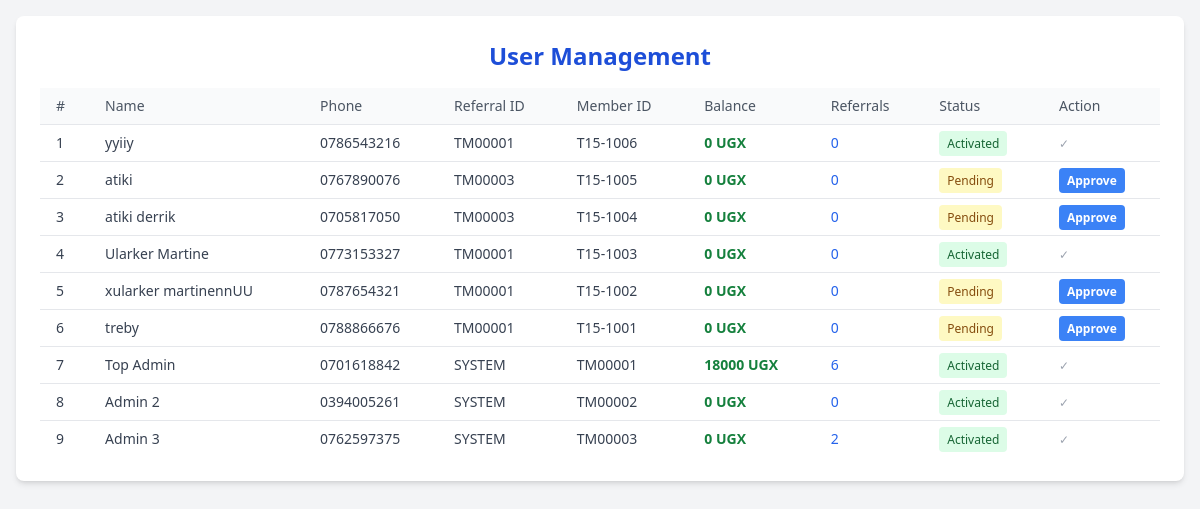
Page /admin/user-management (signed in) on the earlier database version.
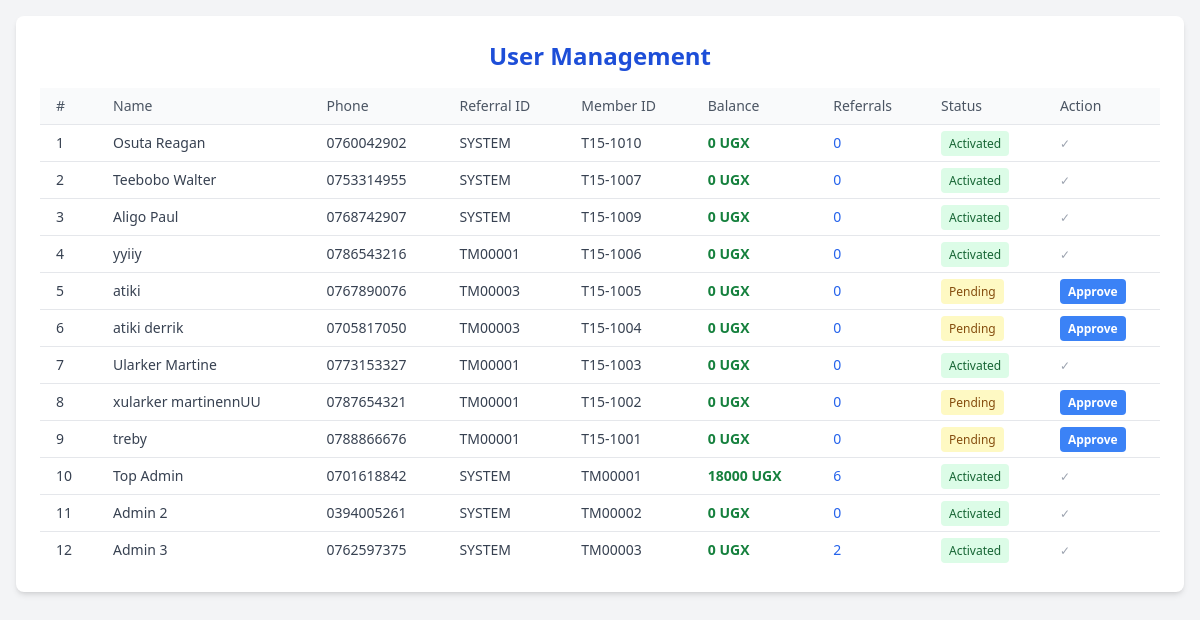
Same page on the later database version.
### tables this page shows
CREATE TABLE users
                     (id INTEGER PRIMARY KEY AUTOINCREMENT,
                      fullname TEXT NOT NULL,
                      phone TEXT NOT NULL UNIQUE,
                      referral_id TEXT NOT NULL,
                      password TEXT NOT NULL,
                      is_active INTEGER DEFAULT 1,
                      balance INTEGER DEFAULT 0,
                      member_id TEXT UNIQUE,
                      registration_date TEXT,
                      activated_by TEXT,
                      activation_date TEXT,
                      is_admin INTEGER DEFAULT 0);

### app.py (the view)
@app.route('/admin/user-management')
@admin_login_required
def admin_user_management():
    with get_db_connection() as conn:
        c = conn.cursor()
        c.execute('''SELECT u.*, COUNT(r.referred_id) as referrals_count
                     FROM users u
                     LEFT JOIN referrals r ON u.id = r.referrer_id
                     GROUP BY u.id
                     ORDER BY u.registration_date DESC''')
        users = c.fetchall()
    return render_template('admin/users.html', users=users)

### app.py (called while the page is built)
def get_db_connection():
    conn = sqlite3.connect('team15.db')
    conn.row_factory = sqlite3.Row
    return conn

def admin_login_required(f):
    @wraps(f)
    def wrapper(*args, **kwargs):
        if 'logged_in' not in session or not session.get('is_admin'):
            flash('Admin access required', 'danger')
            return redirect(url_for('login'))
        return f(*args, **kwargs)
    return wrapper

### templates/admin/users.html (shortened to what this page needs)
<!DOCTYPE html>
<html lang="en">
<head>
  <script src="https://cdn.tailwindcss.com"></script>
</head>
<body class="bg-gray-100 p-4">
  <div class="max-w-7xl mx-auto bg-white shadow-md rounded-lg p-6">
    <h1 class="text-2xl font-bold mb-4 text-center text-blue-700">User Management</h1>
    <div class="overflow-x-auto">
      <table class="min-w-full divide-y divide-gray-200">
        <thead class="bg-gray-50">
          <tr>
            <th class="px-4 py-2 text-left text-sm font-medium text-gray-600">#</th>
            <th class="px-4 py-2 text-left text-sm font-medium text-gray-600">Name</th>
            <th class="px-4 py-2 text-left text-sm font-medium text-gray-600">Phone</th>
            <th class="px-4 py-2 text-left text-sm font-medium text-gray-600">Referral ID</th>
            <th class="px-4 py-2 text-left text-sm font-medium text-gray-600">Member ID</th>
            <th class="px-4 py-2 text-left text-sm font-medium text-gray-600">Balance</th>
            <th class="px-4 py-2 text-left text-sm font-medium text-gray-600">Referrals</th>
            <th class="px-4 py-2 text-left text-sm font-medium text-gray-600">Status</th>
            <th class="px-4 py-2 text-left text-sm font-medium text-gray-600">Action</th>
          </tr>
        </thead>
        <tbody class="bg-white divide-y divide-gray-200">
          {% for user in users %}
          <tr>
            <td class="px-4 py-2 text-sm text-gray-700">{{ loop.index }}</td>
            <td class="px-4 py-2 text-sm text-gray-700">{{ user['fullname'] }}</td>
            <td class="px-4 py-2 text-sm text-gray-700">{{ user['phone'] }}</td>
            <td class="px-4 py-2 text-sm text-gray-700">{{ user['referral_id'] }}</td>
            <td class="px-4 py-2 text-sm text-gray-700">{{ user['member_id'] }}</td>
            <td class="px-4 py-2 text-sm text-green-700 font-semibold">{{ user['balance'] }} UGX</td>
            <td class="px-4 py-2 text-sm text-blue-600">{{ user['referrals_count'] }}</td>
            <td class="px-4 py-2 text-sm">
              {% if user['is_active'] %}
                <span class="bg-green-100 text-green-800 px-2 py-1 rounded text-xs">Activated</span>
              {% else %}
                <span class="bg-yellow-100 text-yellow-800 px-2 py-1 rounded text-xs">Pending</span>
              {% endif %}
            </td>
            <td class="px-4 py-2 text-sm">
              {% if not user['is_active'] %}
                <a href="{{ url_for('admin_activate_user', user_id=user['id']) }}"
                   class="bg-blue-500 hover:bg-blue-700 text-white text-xs font-bold py-1 px-2 rounded">
                  Approve
                </a>
              {% else %}
                <span class="text-gray-400 text-xs">✓</span>
              {% endif %}
            </td>
          </tr>
          {% endfor %}
        </tbody>
      </table>
    </div>
  </div>
</body>
</html>

Differences in the rows shown:
added users: fullname "Osuta Reagan", phone "0760042902", referral_id "SYSTEM", member_id "T15-1010", balance "0", referrals_count "0", is_active "Activated"
added users: fullname "Teebobo Walter", phone "0753314955", referral_id "SYSTEM", member_id "T15-1007", balance "0", referrals_count "0", is_active "Activated"
added users: fullname "Aligo Paul", phone "0768742907", referral_id "SYSTEM", member_id "T15-1009", balance "0", referrals_count "0", is_active "Activated"
